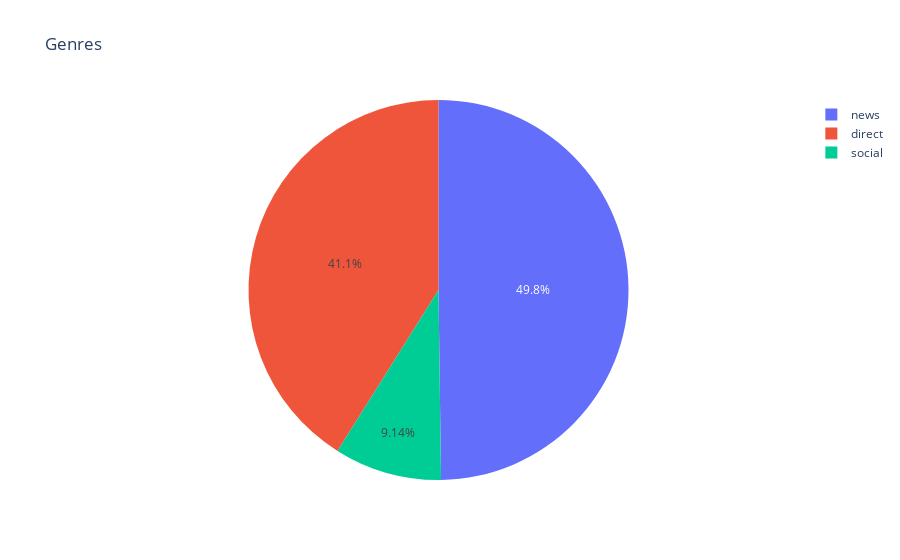

Write notebook code for a chart like this one.
### Code cell
fig = px.pie(genres, values='value', names='genre', title='Genres')
fig.show()

### Figure 1 — Plotly figure (JSON) as saved in the notebook; plotly's stock layout.template omitted (floating-point values rounded to 4 significant figures)
{"data": [{"domain": {"x": [0, 1], "y": [0, 1]}, "hovertemplate": "genre=%{label}<br>value=%{value}<extra></extra>", "labels": ["news", "direct", "social"], "legendgroup": "", "name": "", "showlegend": true, "type": "pie", "values": [13068, 10782, 2398]}], "layout": {"legend": {"tracegroupgap": 0}, "title": {"text": "Genres"}}}
